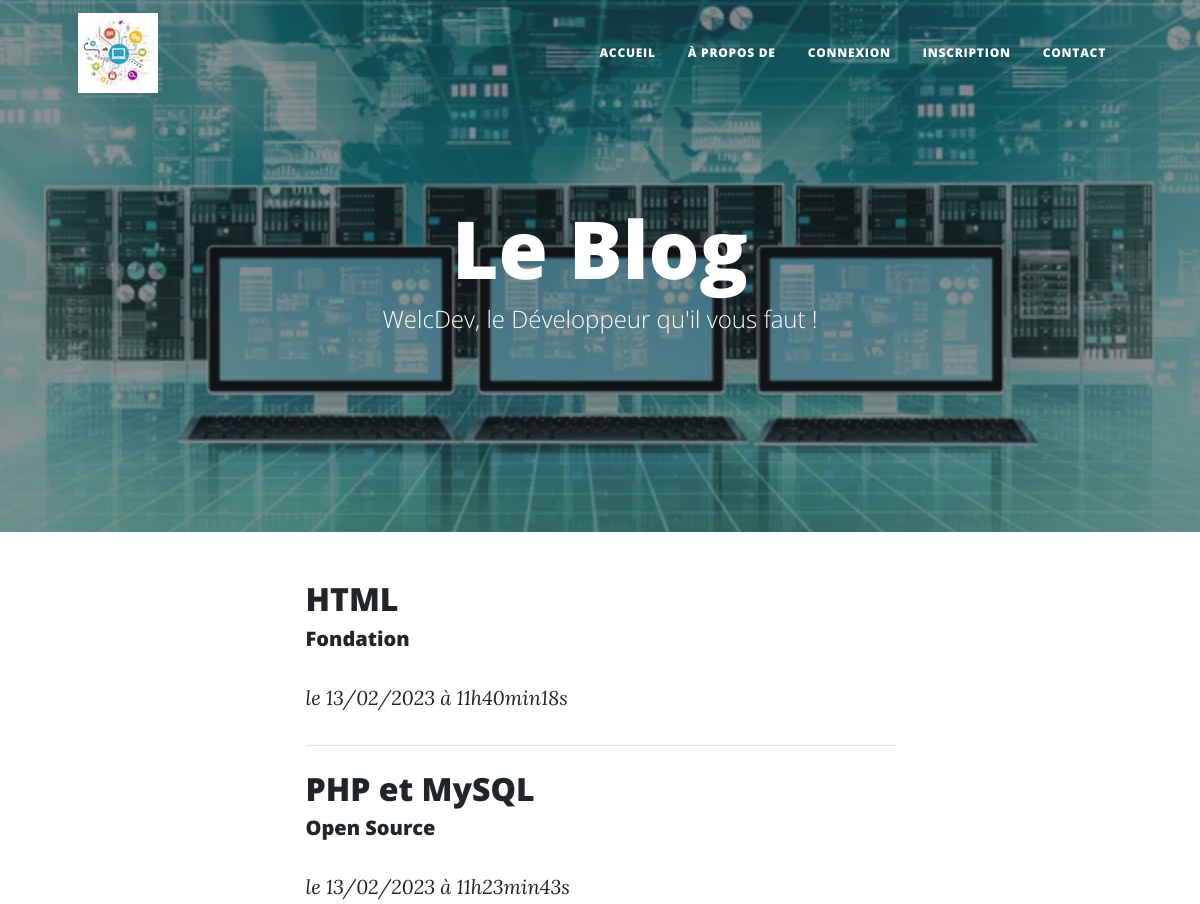
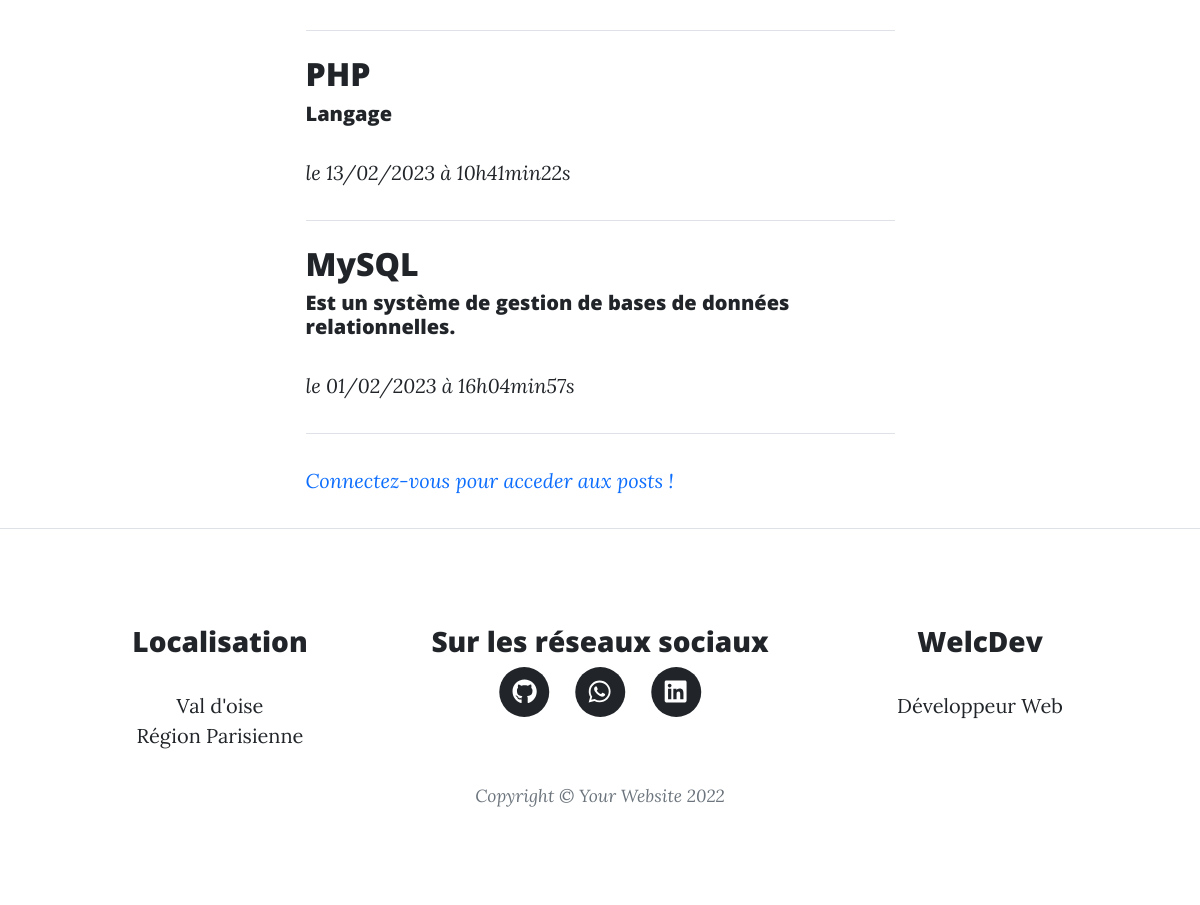
The page / on the database its author committed (2 pictures, top to bottom).
### tables this page shows
CREATE TABLE `posts` (
  `id` int(11) NOT NULL,
  `title` varchar(70) DEFAULT NULL,
  `chapo` text,
  `content` longtext,
  `author` varchar(100) NOT NULL,
  `creation_date` datetime DEFAULT CURRENT_TIMESTAMP,
  `users_id` int(11) NOT NULL
);

### src/controllers/Homepage.php (called while the page is built, shortened)
<?php
class Homepage
{
    public function execute()
    {
        $connection = new DatabaseConnection();
        $postRepository = new PostRepository();
        $postRepository->connection = $connection;
        $posts = $postRepository->getPosts();
        require('templates/homepage.php');
    }
}

### src/lib/DatabaseConnection.php (called while the page is built, shortened)
<?php
class DatabaseConnection
{
    public ?\PDO $database = null;
    public function getConnection(): \PDO
    {
        if ($this->database === null) {
            $this->database = new \PDO('mysql:host=localhost;dbname=projet_5;charset=utf8', 'root', 'root');
            $this->database->setAttribute(\PDO::ATTR_ERRMODE, \PDO::ERRMODE_EXCEPTION);
        }
        return $this->database;
    }
}

### src/model/PostRepository.php (called while the page is built, shortened)
<?php
class PostRepository
{
    public DatabaseConnection $connection;
    public function getPosts(): array
    {
        $statement = $this->connection->getConnection()->query(
            "SELECT id, title, chapo, DATE_FORMAT(creation_date, '%d/%m/%Y à %Hh%imin%ss') AS
french_creation_date FROM posts ORDER BY creation_date DESC LIMIT 0, 9"
        );
        $posts = [];
        while (($row = $statement->fetch())) {
            $post = new Post();
            $post->title = $row['title'];
            $post->chapo = $row['chapo'];
            $post->frenchCreationDate = $row['french_creation_date'];
            $post->identifier = $row['id'];
            $posts[] = $post;
        }
        return $posts;
    }
}

### templates/homepage.php (the view, shortened to what this page needs)
<!DOCTYPE html>
<html lang="fr">
    <body>
        <header class="masthead" style="background-image: url('templates/assets/img/home_blog.jpg')">
            <div class="container position-relative px-4 px-lg-5">
                <div class="row gx-4 gx-lg-5 justify-content-center">
                    <div class="col-md-10 col-lg-8 col-xl-7">
                        <div class="site-heading">
                            <h1>Le Blog </h1>
                            <span class="subheading">WelcDev, le Développeur qu'il vous faut !</span>
                        </div>
                    </div>
                </div>
            </div>
        </header>
            <div class="container px-4 px-lg-5">
                <div class="row gx-4 gx-lg-5 justify-content-center">
                    <div class="col-md-10 col-lg-8 col-xl-7">
                        <?php
                            foreach ($posts as $post) {
                        ?>
                        <h2>
                            <?= htmlspecialchars($post->title); ?>
                        </h2>
                        <h5>
                            <?= nl2br(htmlspecialchars($post->chapo)); ?>
                        </h5>
                        <p><em>le <?= $post->frenchCreationDate; ?></em></p>
                        <hr class="my-4" />
                        <?php
                        }
                        ?>
                        <?php if(!isset($_SESSION['id'])) { ?>
                        <em><a href="index.php?action=login"><p class="msg_b">Connectez-vous pour acceder aux posts !</p></a></em>
                        <?php
                        }
                        ?>
                        <?php require('layout.php') ?>
        <?php require('footer.php'); ?>

### rows shown on the page
posts: title "HTML", chapo "Fondation", frenchCreationDate "13/02/2023 à 11h40min18s"
posts: title "PHP et MySQL", chapo "Open Source", frenchCreationDate "13/02/2023 à 11h23min43s"
posts: title "PHP", chapo "Langage", frenchCreationDate "13/02/2023 à 10h41min22s"
posts: title "MySQL", chapo "Est un système de gestion de bases de données relationnelles.", frenchCreationDate "01/02/2023 à 16h04min57s"
